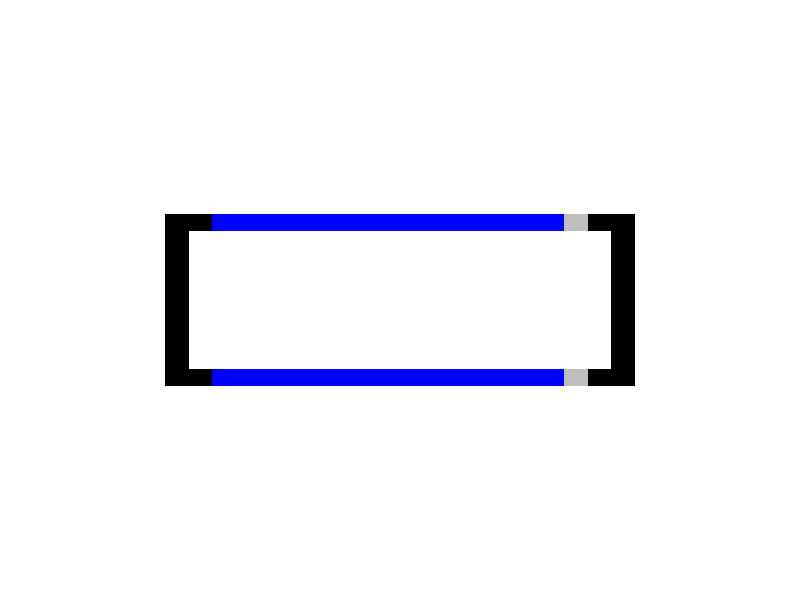

This figure's R source: (Note: this script raises an error after producing the figure.)


#difine matrix and initial condition
size=30
kbt=1

lattice_cho1=matrix(nrow=size, ncol=size)
lattice_cho2=matrix(nrow=size, ncol=size)

totalcho=3


centerarea=1


lengthofchoarray=c(6,4,4,6)



totallengthofcho=sum(lengthofchoarray)

#record coordinace
choi=matrix(nrow=totalcho, ncol=totallengthofcho)
choj=matrix(nrow=totalcho, ncol=totallengthofcho)


lengthofcho=c(lengthofchoarray[1]-1,lengthofchoarray[-1])


for(i in 1:size)
{
  for(j in 1:size)
  {
    lattice_cho1[i,j]=5
  }
}

for(i in 1:size)
{
  for(j in 1:size)
  {
    lattice_cho2[i,j]=5
  }
}

for(loop in 1:totalcho)
{
  
repeat
{

#startcho_i=sample(1:(size),size=1)
#startcho_j=sample(1:(size),size=1)
  #center area
  startcho_i=sample(centerarea:(size-centerarea),size=1)
  startcho_j=sample(centerarea:(size-centerarea),size=1)
  
  while(lattice_cho1[startcho_i,startcho_j]!=5)
  {
    #startcho_i=sample(1:size,size=1)
    #startcho_j=sample(1:size,size=1)
    #center area
    startcho_i=sample(centerarea:(size-centerarea),size=1)
    startcho_j=sample(centerarea:(size-centerarea),size=1)
  }
  lattice_cho1[startcho_i,startcho_j]=1
  
  choi[loop,1]=startcho_i
  choj[loop,1]=startcho_j
  
  
  
  
  oldchositei=startcho_i
  oldchositej=startcho_j
  
  steplength=1
  
  for(partsofcho in 1:length(lengthofchoarray))
  {
    for(lengthcho1 in 1:(lengthofcho[partsofcho]))
    {
      newchositei=c(oldchositei,oldchositei+1,oldchositei,oldchositei-1)
      newchositej=c(oldchositej-1,oldchositej,oldchositej+1,oldchositej)
      newchomove=sample(1:4,size=1)
      
      for(ooo in 1:100)
      {
        if(newchositej[newchomove]<1 | newchositej[newchomove]>size | newchositei[newchomove]<1 | newchositei[newchomove]>size)
        {
          newchomove=sample(1:4,size=1)
        }
        else
        {
          if(lattice_cho1[newchositei[newchomove],newchositej[newchomove]]!=5)
            newchomove=sample(1:4,size=1)
          else
            break
        }
      }
      
      if(ooo<100)
      {
      if(partsofcho%%3==0)
        {lattice_cho1[newchositei[newchomove],newchositej[newchomove]]=3}
      else
        {lattice_cho1[newchositei[newchomove],newchositej[newchomove]]=partsofcho%%3}
      oldchositei=newchositei[newchomove]
      oldchositej=newchositej[newchomove]
      choi[loop,(steplength+1)]=newchositei[newchomove]
      choj[loop,(steplength+1)]=newchositej[newchomove]
      steplength=steplength+1
      }
      
      
      
    }
  }

  if(sum(is.na(choi[loop,]))==0)
  {
    lattice_cho2=lattice_cho1
    break
  }
  else
  {
    lattice_cho1=lattice_cho2
  }
}

  print(loop)
}

lattice_cho2=lattice_cho1



#fix endpoint
#4cor



size=30
kbt=1

lattice_cho1=matrix(nrow=size, ncol=size)
lattice_cho2=matrix(nrow=size, ncol=size)

totalcho=4


centerarea=1


lengthofchoarray=c(10,15,10,1)



totallengthofcho=sum(lengthofchoarray)

#record coordinace
choi=matrix(nrow=totalcho, ncol=sum(lengthofchoarray))
choj=matrix(nrow=totalcho, ncol=sum(lengthofchoarray))

disfori=5
disforj=5
touguelength=(totallengthofcho-(size-2*disfori))/2



for(i in 1:size)
{
  for(j in 1:size)
  {
    lattice_cho1[i,j]=5
  }
}

for(i in 1:size)
{
  for(j in 1:size)
  {
    lattice_cho2[i,j]=5
  }
}





#cho1
choi[1,]=c(seq(disfori+1,size/2,1),rep(size/2,touguelength),rep(size/2+1,touguelength),seq(size/2+1,size-disfori,1))
choj[1,]=c(rep(disforj,totallengthofcho/2-touguelength),seq(disforj+1,disforj+touguelength,1),seq(disforj+touguelength,disforj+1,-1),rep(disforj,totallengthofcho/2-touguelength))

#cho2
choj[2,]=c(seq(disfori+1,size/2,1),rep(size/2,touguelength),rep(size/2+1,touguelength),seq(size/2+1,size-disfori,1))
choi[2,]=c(rep(size-disforj+1,totallengthofcho/2-touguelength),seq(size-disforj,size-disforj-touguelength+1,-1),seq(size-disforj-touguelength+1,size-disforj,1),rep(size-disforj+1,totallengthofcho/2-touguelength))

#cho3
choi[3,]=c(seq(size-disfori,size/2+1,-1),rep(size/2+1,touguelength),rep(size/2,touguelength),seq(size/2,disfori+1,-1))
choj[3,]=c(rep(size-disforj+1,totallengthofcho/2-touguelength),seq(size-disforj,size-disforj-touguelength+1,-1),seq(size-disforj-touguelength+1,size-disforj,1),rep(size-disforj+1,totallengthofcho/2-touguelength))

#cho4
choj[4,]=c(seq(size-disfori,size/2+1,-1),rep(size/2+1,touguelength),rep(size/2,touguelength),seq(size/2,disfori+1,-1))
choi[4,]=c(rep(disforj,totallengthofcho/2-touguelength),seq(disforj+1,disforj+touguelength,1),seq(disforj+touguelength,disforj+1,-1),rep(disforj,totallengthofcho/2-touguelength))

for(j in 1:totalcho)
{
for(ranse in 1:lengthofchoarray[1])
lattice_cho1[choi[j,][ranse],choj[j,][ranse]]=1
for(ranse in (lengthofchoarray[1]+1):(lengthofchoarray[1]+lengthofchoarray[2]))
lattice_cho1[choi[j,][ranse],choj[j,][ranse]]=2
for(ranse in (lengthofchoarray[1]+lengthofchoarray[2]+1):(lengthofchoarray[1]+lengthofchoarray[2]+lengthofchoarray[3]))
lattice_cho1[choi[j,][ranse],choj[j,][ranse]]=3
for(ranse in (lengthofchoarray[1]+lengthofchoarray[2]+lengthofchoarray[3]+1):(lengthofchoarray[1]+lengthofchoarray[2]+lengthofchoarray[3]+lengthofchoarray[4]))
lattice_cho1[choi[j,][ranse],choj[j,][ranse]]=1
}

lattice_cho2=lattice_cho1



#fix endpoint
#small with large



size=30
kbt=1

lattice_cho1=matrix(nrow=size, ncol=size)
lattice_cho2=matrix(nrow=size, ncol=size)

totalcho=1


centerarea=1


lengthofchoarray=c(6,9,1,6)



totallengthofcho=sum(lengthofchoarray)

#record coordinace
choi=matrix(nrow=totalcho, ncol=sum(lengthofchoarray))
choj=matrix(nrow=totalcho, ncol=sum(lengthofchoarray))

disfori=5
disforj=10
touguelength=(totallengthofcho-(size-2*disfori))/2



for(i in 1:size)
{
  for(j in 1:size)
  {
    lattice_cho1[i,j]=5
  }
}

for(i in 1:size)
{
  for(j in 1:size)
  {
    lattice_cho2[i,j]=5
  }
}





#cho1
choi[1,]=c(seq(disfori+1,size/2,1),rep(size/2,touguelength),rep(size/2+1,touguelength),seq(size/2+1,size-disfori,1))
choj[1,]=c(rep(disforj,totallengthofcho/2-touguelength),seq(disforj+1,disforj+touguelength,1),seq(disforj+touguelength,disforj+1,-1),rep(disforj,totallengthofcho/2-touguelength))


for(j in 1:totalcho)
{
  for(ranse in 1:lengthofchoarray[1])
    lattice_cho1[choi[j,][ranse],choj[j,][ranse]]=1
  for(ranse in (lengthofchoarray[1]+1):(lengthofchoarray[1]+lengthofchoarray[2]))
    lattice_cho1[choi[j,][ranse],choj[j,][ranse]]=2
  for(ranse in (lengthofchoarray[1]+lengthofchoarray[2]+1):(lengthofchoarray[1]+lengthofchoarray[2]+lengthofchoarray[3]))
    lattice_cho1[choi[j,][ranse],choj[j,][ranse]]=3
  for(ranse in (lengthofchoarray[1]+lengthofchoarray[2]+lengthofchoarray[3]+1):(lengthofchoarray[1]+lengthofchoarray[2]+lengthofchoarray[3]+lengthofchoarray[4]))
    lattice_cho1[choi[j,][ranse],choj[j,][ranse]]=1
}

lattice_cho2=lattice_cho1




#fix endpoint
#croissant

size=30
kbt=1

lattice_cho1=matrix(nrow=size, ncol=size)
lattice_cho2=matrix(nrow=size, ncol=size)

totalcho=2


centerarea=1


lengthofchoarray=c(6,15,1,6)



totallengthofcho=sum(lengthofchoarray)

#record coordinace
choi=matrix(nrow=totalcho, ncol=sum(lengthofchoarray))
choj=matrix(nrow=totalcho, ncol=sum(lengthofchoarray))

disfori=5
disforj=5
touguelength=(totallengthofcho-(size-2*disfori))/2



for(i in 1:size)
{
  for(j in 1:size)
  {
    lattice_cho1[i,j]=5
  }
}

for(i in 1:size)
{
  for(j in 1:size)
  {
    lattice_cho2[i,j]=5
  }
}


#cho1
choi[1,]=c(seq(size/2,size/2-touguelength+1,-1),rep(size/2-touguelength,size-2*disfori),seq(size/2-touguelength+1,size/2,1))
choj[1,]=c(rep(disfori+1,touguelength),seq(disfori+1,size-disfori,1),rep(size-disfori,touguelength))


#cho2
choi[2,]=c(seq(size/2+1,size/2+touguelength,1),rep(size/2+touguelength+1,size-2*disfori),seq(size/2+touguelength,size/2+1,-1))
choj[2,]=c(rep(disfori+1,touguelength),seq(disfori+1,size-disfori,1),rep(size-disfori,touguelength))


for(j in 1:totalcho)
{
  for(ranse in 1:lengthofchoarray[1])
    lattice_cho1[choi[j,][ranse],choj[j,][ranse]]=1
  for(ranse in (lengthofchoarray[1]+1):(lengthofchoarray[1]+lengthofchoarray[2]))
    lattice_cho1[choi[j,][ranse],choj[j,][ranse]]=2
  for(ranse in (lengthofchoarray[1]+lengthofchoarray[2]+1):(lengthofchoarray[1]+lengthofchoarray[2]+lengthofchoarray[3]))
    lattice_cho1[choi[j,][ranse],choj[j,][ranse]]=3
  for(ranse in (lengthofchoarray[1]+lengthofchoarray[2]+lengthofchoarray[3]+1):(lengthofchoarray[1]+lengthofchoarray[2]+lengthofchoarray[3]+lengthofchoarray[4]))
    lattice_cho1[choi[j,][ranse],choj[j,][ranse]]=1
}

lattice_cho2=lattice_cho1


#draw pic


dev.off()

{
  par(mar=c(1,1,1,1))
  plot(1,1,type="p",tck=0.03,cex=0.5,las=1,xlab="",col='white',pch=19, ylab="", main="",xlim=c(0,size),ylim=c(0,size),xaxt="n",yaxt="n",bty="n")
  for(i in 1:size)
  {
    for(j in 1:size)
    {
      par(new=T)
      if(lattice_cho1[i,j]==4)
        polygon(c(j-1,j,j,j-1),c(size-i,size-i,size-i+1,size-i+1), density = NULL, border = F, col = 'red')
      if(lattice_cho1[i,j]==5)
        polygon(c(j-1,j,j,j-1),c(size-i,size-i,size-i+1,size-i+1), density = NULL, border = F, col = 'white')
      if(lattice_cho1[i,j]==1)
        polygon(c(j-1,j,j,j-1),c(size-i,size-i,size-i+1,size-i+1), density = NULL, border = F, col = 'black')
      if(lattice_cho1[i,j]==2)
        polygon(c(j-1,j,j,j-1),c(size-i,size-i,size-i+1,size-i+1), density = NULL, border = F, col = 'blue')
      if(lattice_cho1[i,j]==3)
        polygon(c(j-1,j,j,j-1),c(size-i,size-i,size-i+1,size-i+1), density = NULL, border = F, col = 'grey')
    }
  }
}
sum(is.na(choi))
sum(is.na(choj))
length(which(lattice_cho1==1))
length(which(lattice_cho1==2))
length(which(lattice_cho1==3))
length(which(lattice_1==4))
